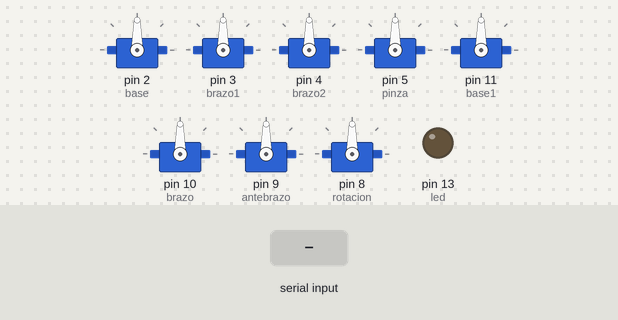
Bench run of a sketch on a simulated Arduino Uno, built with avr-gcc and run on an emulated ATmega328P. On the bench: 8 × servo, output pins drawn as LEDs (lit = HIGH). The inputs (shaded band) are chosen by the test bench.

Above: at 1.2 s.
1.3 s: "r" received over Serial
At 3.1 s:
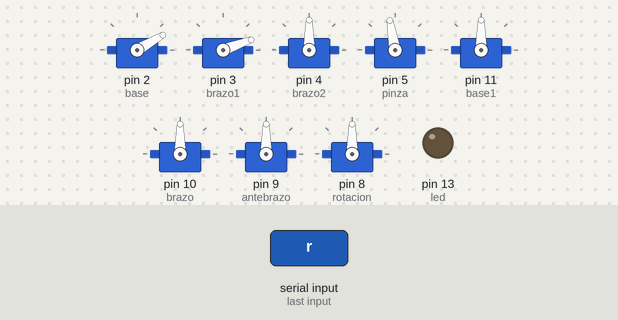
7.3 s: "a" received over Serial
At 8.1 s:
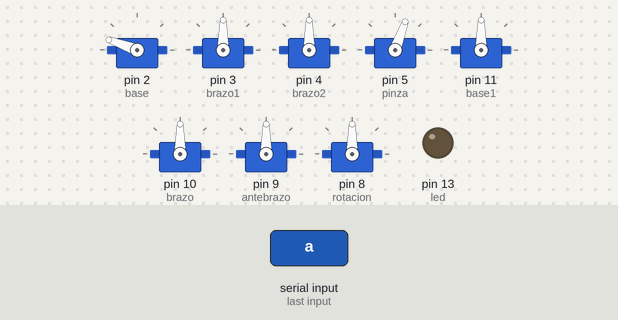
10.3 s: "b" received over Serial
At 10.7 s:
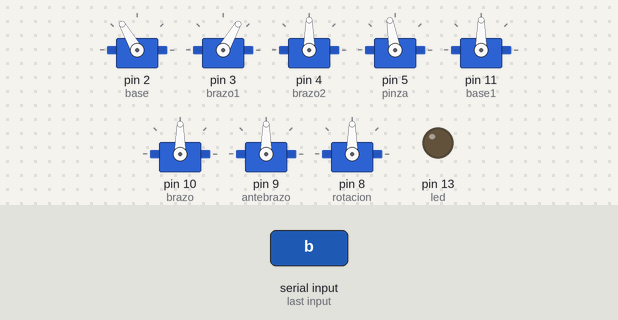
13.3 s: "c" received over Serial
At 14.1 s:
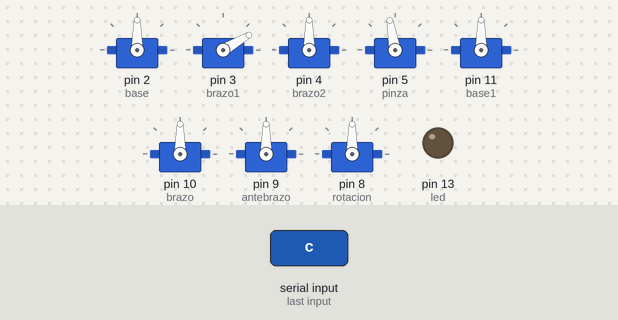
16.3 s: "d" received over Serial
At 17.1 s:
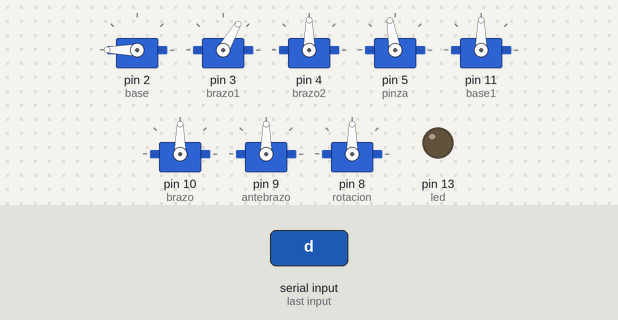
19.3 s: "e" received over Serial
At 20.7 s:
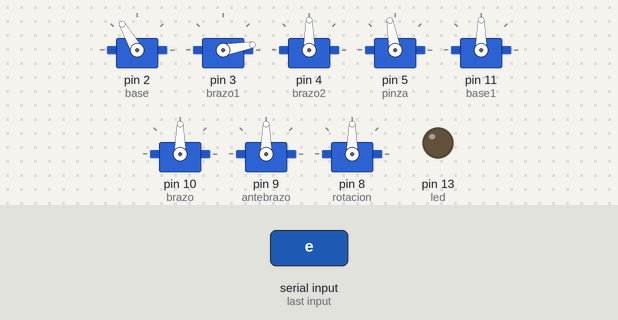
Timing chart, 0 to 22.3 s (numbered marks = the images above; inputs shaded):
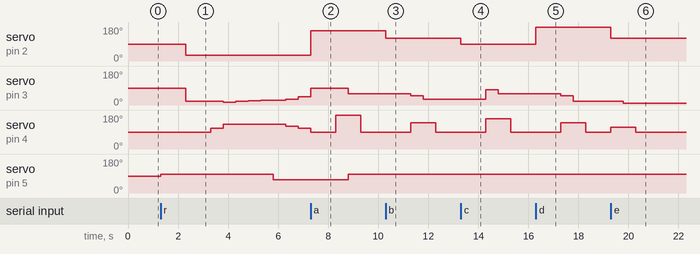

The sketch:

Code.ino
```cpp
#include <Servo.h>
/*------Brazo Chico---------------------------------------------------*/
Servo base;    // Rotacioón de el conjunto
Servo brazo1;  // Rotación del primer brazo
Servo brazo2;  // Rotación segundo brazo
Servo pinza;   // Pinza
/*------Brazo Grande--------------------------------------------------*/
Servo base1;
Servo brazo;
Servo antebrazo;
Servo rotacion;
int ventosa = 12;
int led = 13;
//int pos_bas=90,pos_br1=90,pos_br2=90,pos_pin=90;
 void setup()
 {
   Serial.begin(9600);
   /*--------------------brazo chico   --------------------------------*/
   base.attach(2);
   brazo1.attach(3);
   brazo2.attach(4);
   pinza.attach(5);
   /*------Brazo Grande--------------------------------------------------*/
   pinMode(ventosa,INPUT);
   pinMode(led,OUTPUT);
   base1.attach(11);
   brazo.attach(10);
   antebrazo.attach(9);
   rotacion.attach(8);
   /*--------------------brazo chico    -------------------------------*/
   base.write(90);
   brazo1.write(90);
   brazo2.write(90);
   pinza.write(90);
   /*------Brazo Grande--------------------------------------------------*/
   base1.write(90);
   brazo.write(90);
   antebrazo.write(90);
   rotacion.write(90);
   pinMode(ventosa,INPUT);
   pinMode(led,OUTPUT);
}
int i=0;
void loop()
{
   if(Serial.available())// si el serial esta habilitado
  {
    int c=Serial.read();
   /*---------------------posicion origen brazo chico  --------------------*/
   if (c=='r')
  {
    pinza.write(100);
    base.write(90);
    brazo1.write(90);
    brazo2.write(90);
    pinza.write(100);
    delay(1000);
    base.write(30);
    brazo1.write(20);
    delay(1000);
    brazo2.write(110);
    delay(500);
    brazo1.write(15);
    brazo2.write(130);
    delay(500);
    brazo1.write(20);
    brazo2.write(130);
    delay(500);
    brazo1.write(22);
    brazo2.write(130);
    delay(500);
    brazo1.write(24);
    brazo2.write(130);
    delay(500);
    brazo1.write(26);
    brazo2.write(130);
    pinza.write(70);
    delay(500);
    brazo1.write(30);
    brazo2.write(120);
    delay(500);
    brazo1.write(45);
    brazo2.write(110);
    delay(500);
    brazo1.write(90);
    brazo2.write(90);
  }
  /*---------------------primera posicion brazo chico   --------------------*/
  if (c=='a')
  {
    base.write(160);
    delay(1000);
    brazo1.write(90);
    brazo2.write(180);
    delay(500);
    pinza.write(100);
    brazo1.write(60);
    delay(500);
    brazo2.write(90);
    delay(500);
  }
  /*---------------------Segudna posicion brazo chico   --------------------*/
  if (c=='b')
  {
    base.write(120);
    delay(1000);
    brazo1.write(50);
    brazo2.write(140);
    delay(500);
    pinza.write(100);
    brazo1.write(30);
    delay(500);
    brazo2.write(90);
    delay(500);
  }
  /*---------------------tercera posicion brazo chico   --------------------*/
  if (c=='c')
  {
    base.write(90);
    delay(1000);
    brazo1.write(80);
    brazo2.write(160);
    delay(500);
    pinza.write(100);
    brazo1.write(60);
    delay(500);
    brazo2.write(90);
    delay(500);
  }
  /*---------------------cuarta posicion brazo chico   --------------------*/
  if (c=='d')
  {
    base.write(180);
    delay(1000);
    brazo1.write(50);
    brazo2.write(140);
    delay(500);
    pinza.write(100);
    brazo1.write(20);
    delay(500);
    brazo2.write(90);
    delay(500);
  }
  /*---------------------quinta posicion brazo chico   --------------------*/
  if (c=='e')
  {
    base.write(120);
//    delay(500);
    brazo1.write(20);
    brazo2.write(115);
    delay(500);
    pinza.write(100);
    brazo1.write(10);
    delay(500);
    brazo2.write(90);
    delay(500);
  }
  /*---------------------posicion origen brazo grande   --------------------*/
  if (c=='R')
  {
      base1.write(24);
      brazo.write(65);
      antebrazo.write(155);
      i=0;
      delay(1000);
      do
      {
        i++;
        brazo.write(65-i);
        antebrazo.write(155+i);
        delay(500);
      }
      while (digitalRead(ventosa)!=HIGH);
      brazo.write(75);
      antebrazo.write(155);
  }
  }
}
```

Measured:
- after the input at 1.3 s, servo on pin 2 (base): 90° → 30° after 1.0 s; servo on pin 3 (brazo1): 90° → 20° after 1.0 s, → 15° 1.5 s later, → 20° 0.50 s later, → 22° 0.50 s later, … (8 changes in this stretch)
- after the input at 7.3 s, servo on pin 2 (base): 30° → 160° at once; servo on pin 5 (pinza): 70° → 100° after 1.5 s
- after the input at 10.3 s, servo on pin 2 (base): 160° → 120° at once; servo on pin 3 (brazo1): 60° → 50° after 1.0 s, → 30° 0.50 s later; servo on pin 4 (brazo2): 90° → 140° after 1.0 s, → 90° 1.0 s later
- after the input at 13.3 s, servo on pin 2 (base): 120° → 90° at once; servo on pin 3 (brazo1): 30° → 80° after 1.0 s, → 60° 0.50 s later; servo on pin 4 (brazo2): 90° → 160° after 1.0 s, → 90° 1.0 s later
- after the input at 16.3 s, servo on pin 2 (base): 90° → 180° at once; servo on pin 3 (brazo1): 60° → 50° after 1.0 s, → 20° 0.50 s later; servo on pin 4 (brazo2): 90° → 140° after 1.0 s, → 90° 1.0 s later
- after the input at 19.3 s, servo on pin 2 (base): 180° → 120° at once; servo on pin 3 (brazo1): 20° → 10° after 0.50 s; servo on pin 4 (brazo2): 90° → 115° at once, → 90° 1.0 s later
